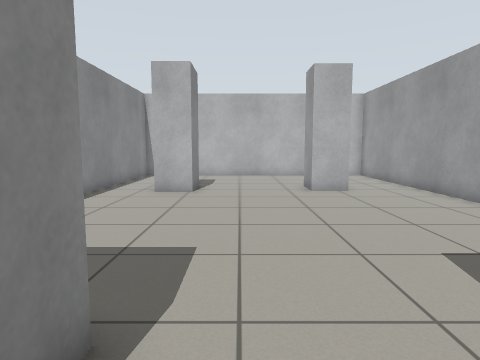
[1] (above)

12 first-person views from a walk through a world built for the Gazebo simulator. The camera is 0.88 m above the floor, tilts 6° down and sees 75° across. The floor is counted in squares, 0.5 m on a side. Each view is taken from the middle of a square. On the plan, view 1 faces up. The plan holds only what a view shows up to about 16 squares ahead; the rest is blank.

[2]
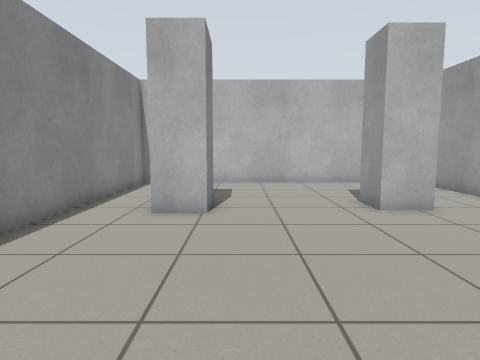

[3]
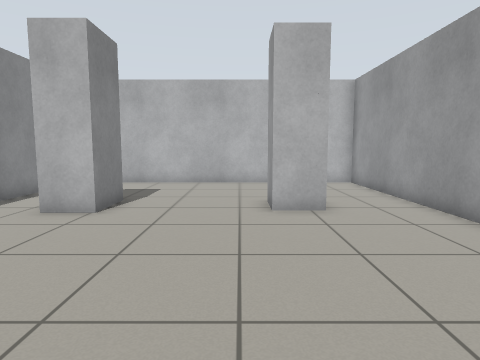

[4]
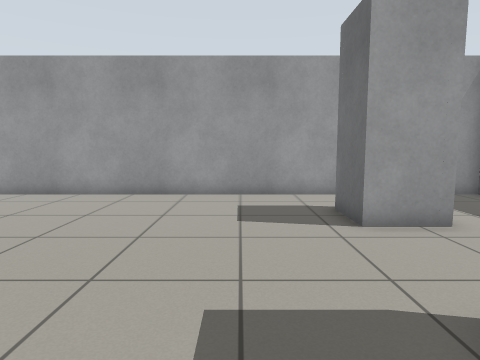

[5]
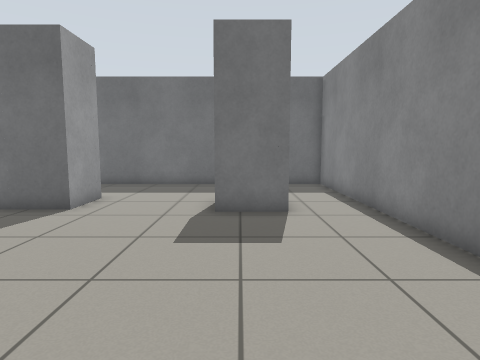

[6]
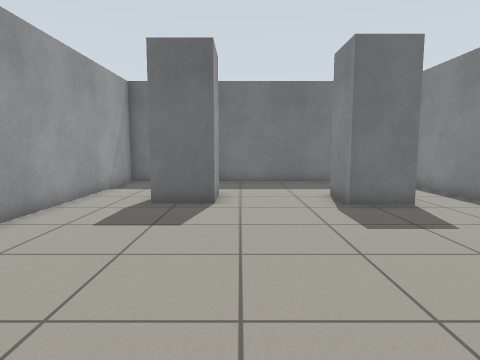

[7]
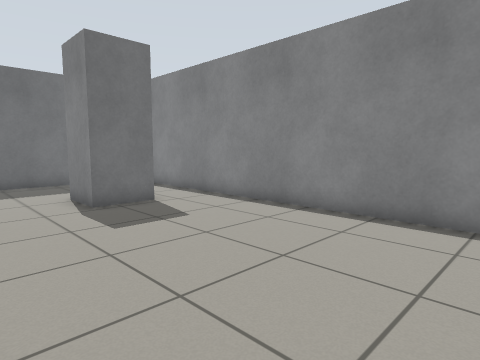

[8]
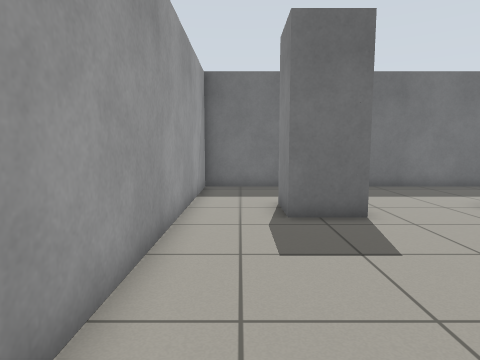

[9]
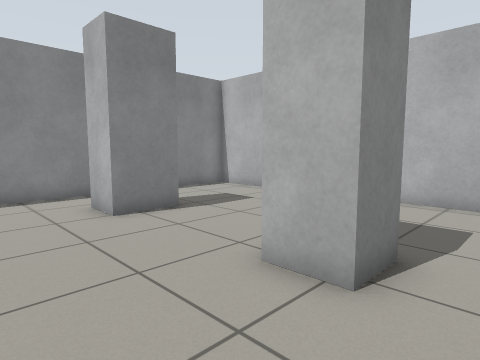

[10]
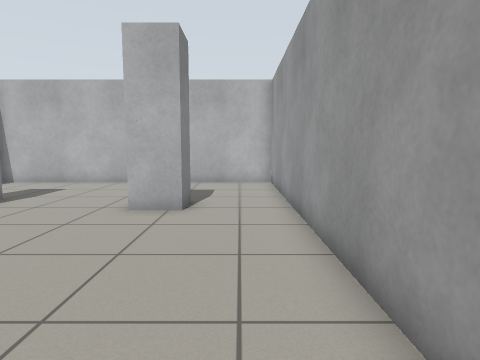

[11]
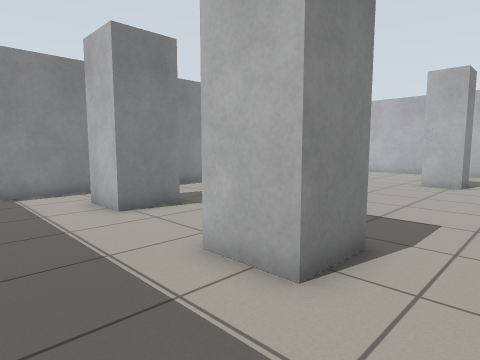

[12]
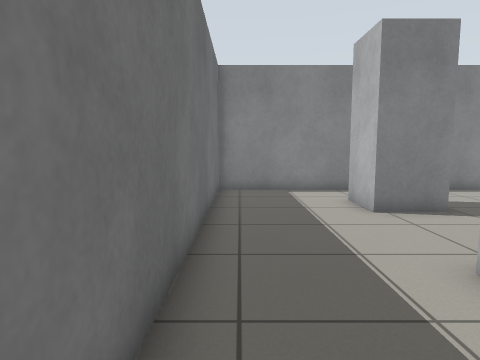

### Floor plan
Points are (right, up) in squares from view 1. A wall is a line through its corners. A room is listed if a view was taken in it or the views show most of it. See-through windows are left out.
Room 1 (views 1, 2, 3, 4, 5, 6, 7, 8, 9, 10, 11, 12)
walls: (2.8, 2.3) (4.8, 2.3) (4.8, 0.3) (2.8, 0.3) (2.8, 2.3); (-3.4, 2.6) (-1.3, 2.6) (-1.3, 0.6) (-3.4, 0.6); (4.4, 14.1) (4.4, 12.6) (2.8, 12.6) (2.8, 14.1); (-1.9, 14.4) (-1.9, 12.3) (-3.4, 12.3); (7.6, 19.5) (-5.8, 19.5) (-5.8, -3.9) (7.6, -3.9) (7.6, 19.5)

Positions as (right, up) in squares from view 1, and headings:
1: (0, 0), facing up
2: (-1, 4), facing up
3: (2, 4), facing up
4: (-4, 5), facing right
5: (-2, 11), facing down
6: (2, 12), facing down
7: (2, 12), facing down-left
8: (6, 10), facing down
9: (6, 9), facing up-left
10: (6, 4), facing up
11: (7, -3), facing up-left
12: (7, -3), facing left
